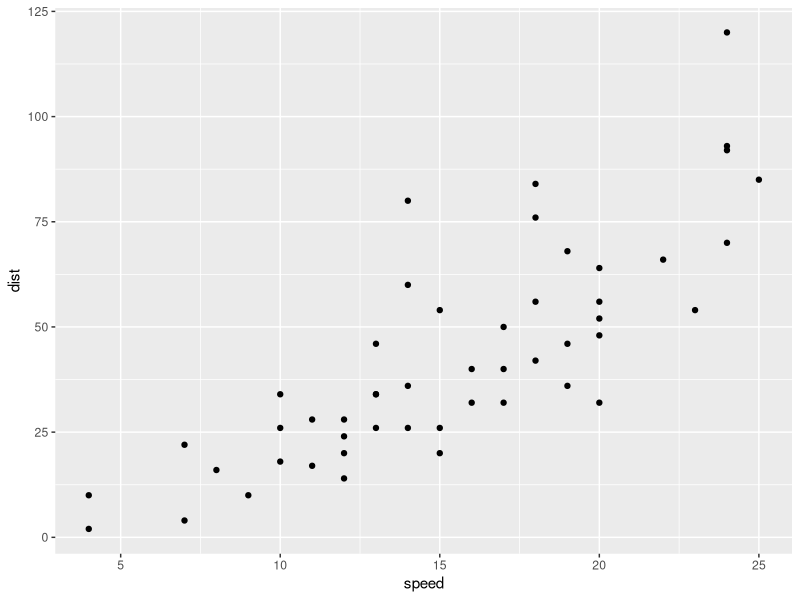
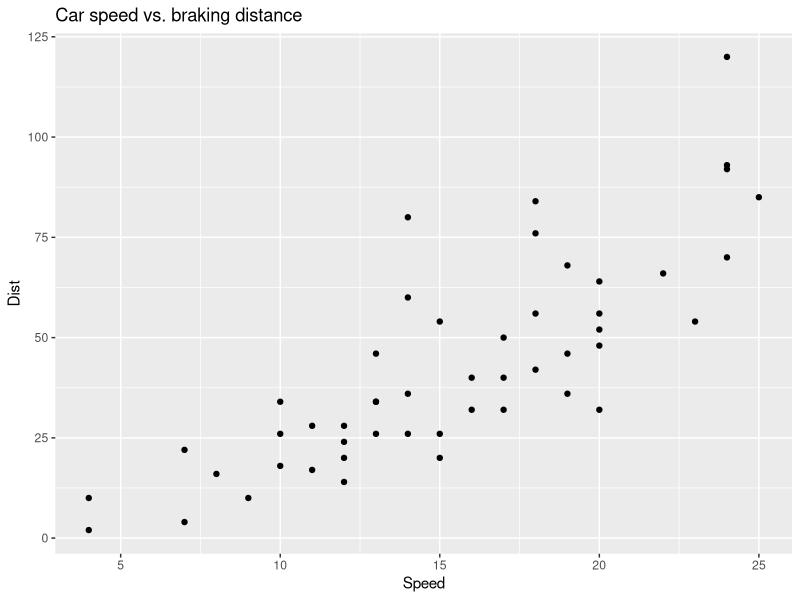
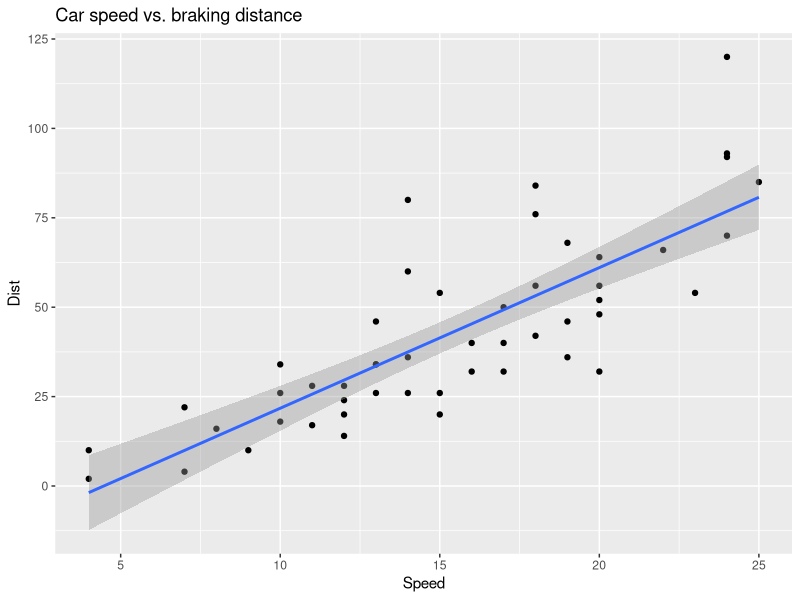
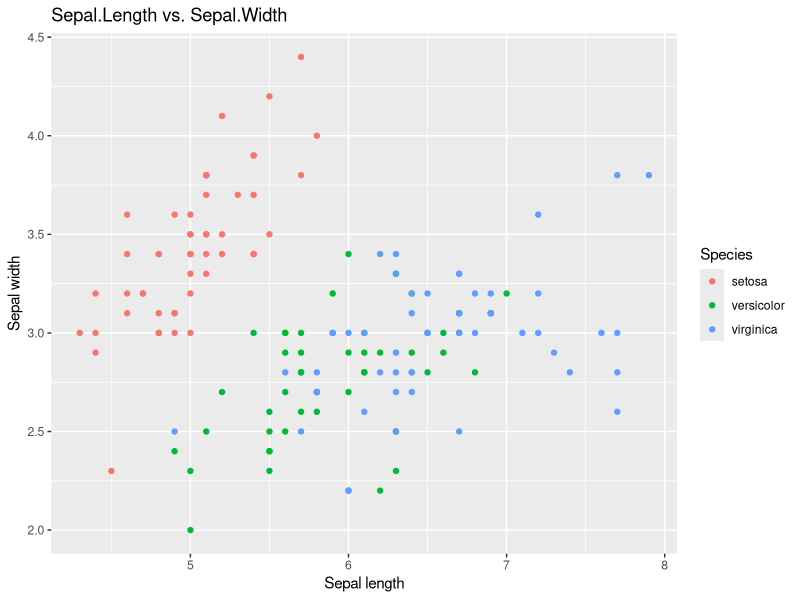
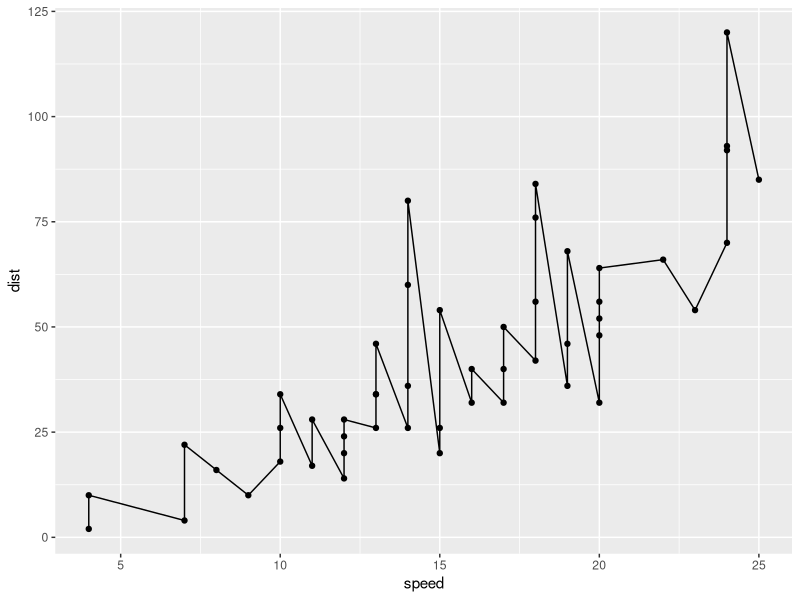
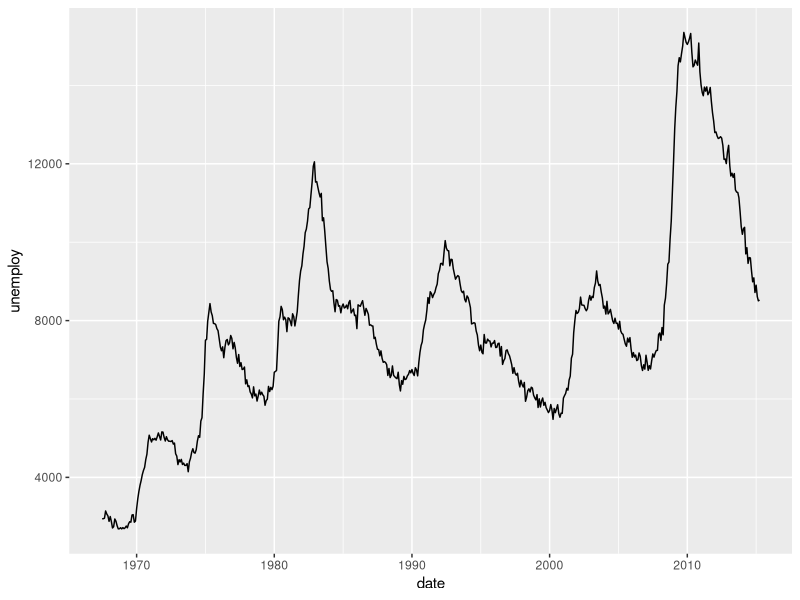
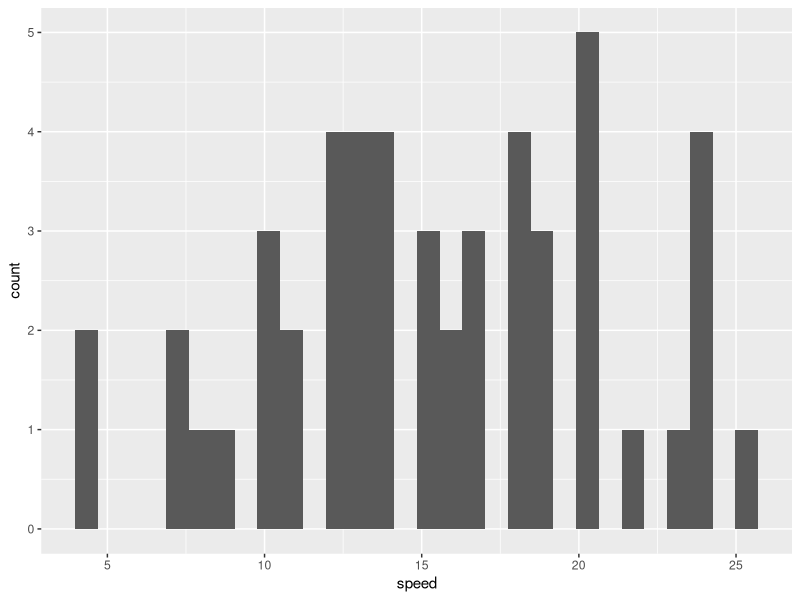
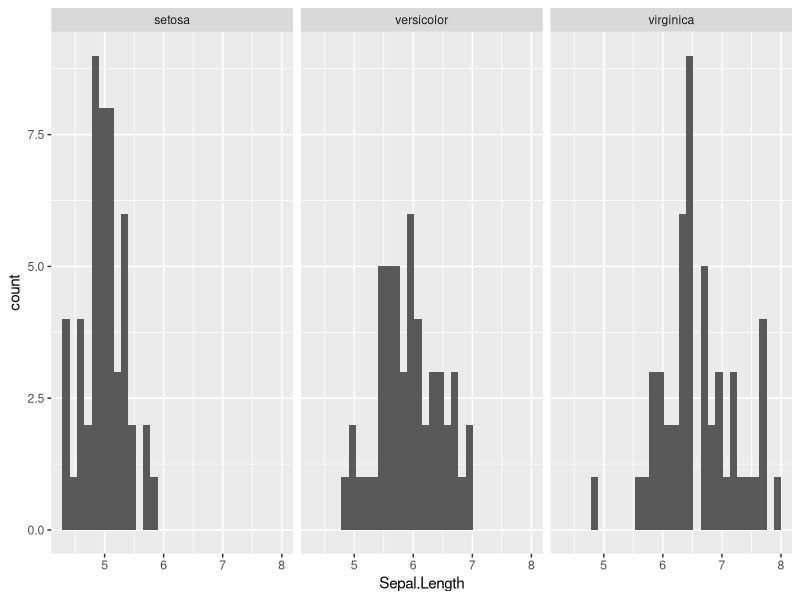

Source code (R) for these figures, in order:
## ---- chunk 1
knitr::opts_chunk$set(echo = TRUE, results = 'hide', warning = FALSE, message = FALSE)
## ---- chunk 2
library(ggplot2)
## ---- chunk 3
data()
## ---- chunk 4
ggplot(cars, aes(x = speed, y = dist)) + 
  geom_point()
## ---- chunk 5
ggplot(cars, aes(x = speed, y = dist)) +
  geom_point() +
  ggtitle("Car speed vs. braking distance") +
  xlab("Speed") + 
  ylab("Dist")
## ---- chunk 6
ggplot(cars, aes(x = speed, y = dist)) +
  geom_point() +
  ggtitle("Car speed vs. braking distance") +
  xlab("Speed") +
  ylab("Dist") +
  geom_smooth(method = "lm")
## ---- chunk 7
str(iris)
ggplot(iris, aes(x = Sepal.Length, y = Sepal.Width, color = Species)) +
  geom_point() +
  ggtitle("Sepal.Length vs. Sepal.Width") +
  xlab("Sepal length") +
  ylab("Sepal width")
## ---- chunk 8
ggplot(cars, aes(x = speed, y = dist)) + 
  geom_point() +
  geom_line()
## ---- chunk 9
head(economics)
ggplot(economics, aes(x = date, y = unemploy)) + 
  geom_line()
## ---- chunk 10
ggplot(cars, aes(x = speed)) +
  geom_histogram()
## ---- chunk 11
ggplot(iris, aes(x = Sepal.Length)) +
  geom_histogram() +
  facet_wrap(~ Species) # Species ~ 可以調整為垂直展開
## ---- chunk 12
ggplot(iris, aes(x = 1, y = Sepal.Length)) +
  geom_boxplot()
## ---- chunk 13
ggplot(iris, aes(x = Species, y = Sepal.Length)) +
  geom_boxplot()
## ---- chunk 14
ggplot(mtcars, aes(gear)) + 
  geom_bar()
## ---- chunk 15
ggplot(mtcars, aes(x = row.names(mtcars), y = hp)) +
  geom_bar(stat = "identity") + coord_flip()
## ---- chunk 16
str(mpg)
ggplot(mpg, aes(x = class)) +
  geom_bar(aes(fill = drv))
## ---- chunk 17
ggplot(mpg, aes(x = class)) +
  geom_bar(aes(fill = drv), position = "dodge")
## ---- chunk 18
ggplot(mpg, aes(x = class)) +
  geom_bar(aes(fill = drv), position = "fill") +
  ylab("Percentage")
